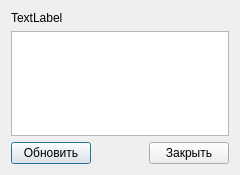
<?xml version="1.0" encoding="UTF-8"?>
<ui version="4.0">
 <class>DialogUpdate</class>
 <widget class="QDialog" name="DialogUpdate">
  <property name="windowModality">
   <enum>Qt::ApplicationModal</enum>
  </property>
  <property name="geometry">
   <rect>
    <x>0</x>
    <y>0</y>
    <width>240</width>
    <height>175</height>
   </rect>
  </property>
  <property name="windowTitle">
   <string>Проверка обновлений</string>
  </property>
  <layout class="QGridLayout" name="gridLayout">
   <item row="2" column="0">
    <widget class="QPushButton" name="update">
     <property name="text">
      <string>Обновить</string>
     </property>
    </widget>
   </item>
   <item row="1" column="0" colspan="3">
    <widget class="QTextEdit" name="textEdit">
     <property name="readOnly">
      <bool>true</bool>
     </property>
    </widget>
   </item>
   <item row="2" column="2">
    <widget class="QPushButton" name="close">
     <property name="text">
      <string>Закрыть</string>
     </property>
    </widget>
   </item>
   <item row="2" column="1">
    <spacer name="horizontalSpacer">
     <property name="orientation">
      <enum>Qt::Horizontal</enum>
     </property>
     <property name="sizeHint" stdset="0">
      <size>
       <width>40</width>
       <height>20</height>
      </size>
     </property>
    </spacer>
   </item>
   <item row="0" column="0">
    <widget class="QLabel" name="title">
     <property name="text">
      <string>TextLabel</string>
     </property>
    </widget>
   </item>
  </layout>
 </widget>
 <tabstops>
  <tabstop>textEdit</tabstop>
  <tabstop>update</tabstop>
  <tabstop>close</tabstop>
 </tabstops>
 <resources/>
 <connections/>
</ui>
